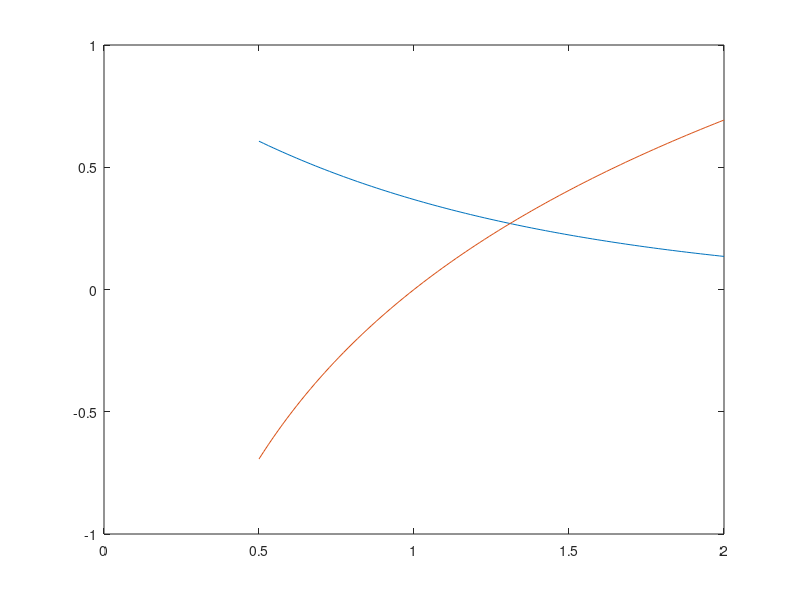

The MATLAB script that drew this image: (Note: this script raises an error after producing the figure.)
%% MatLab exercícios
% 

clear,clc %limpar variáveis e histórico 
%% 1 Gere uma sequência de números pares com início em 4 e a terminar no número 100.

4:2:100
%% 2 Gere uma sequência numérica decrescente com início em 5 e a terminar em -5.

5:-1:-5
%% 3 Gere uma sequência numérica com 100 elementos pertencentes ao intervalo [0 ... 1].

linspace(0,1,100)
%% 4 Considere uma matriz A com 20 linhas e 30 colunas. Construa um comando que permita extrair para uma matriz B uma sub-matriz de A constituída pelas linhas de 10 a 15 e as colunas de 9 a 12.

A = round(rand(20,30)*10)
B=A(10:15,9:12)
%% 5 Gere uma sequência de números múltiplos de 3 compreendidos entre 100 e 132, dispostos num vector por ordem decrescente.

132:-3:100
%% 6 Gere uma sequência a começar em π e a acabar em −π com um passo de −π/15.

pi:-pi/15:-pi
%% 7 Calcule o seno, o coseno, a tangente, a raíz quadrada e a raíz cúbica de π/2

a = pi/2;
sin(a), cos(a), tan(a), sqrt(a), a^(1/3)
%% 8 Calcule o logaritmo e a raíz quadrada de -1.

log10(sqrt(-1))
%% 9 Calcule o valor da função e^x em 100 pontos do intervalo [−1 ... 1].

x=linspace(-1,1,100);
exp(x)
%% 10 Calcule o valor da função sin(x + pi/10) ∗ cos(x) em 100 pontos do intevalo [−π...π].

x=x*pi;
sin(x + pi/10).*cos(x)
%% 11 Calcule o produto dos polinómios x6 + 10 e x2 − 2x + 3.

p1= [1 0 0 0 0 0 10];
p2= [1 -2 3];
conv(p1,p2)
%% 12 Obtenha o polinómio cujas raízes são os números inteiros 1, 2 e 3

r=[1 2 3];
poly(r)
%% 13 Calcule os zeros do seguinte polinómio p(x) = x3 + 4x2 − 3x + 1. Calcule o valor do polinómio em 100 pontos da forma x = ejω com ω ∈ [0 ... 2π].

p = [1 4 -3 1];
roots(p)
w=linspace(0,2*pi,100);
x=exp(j*w);
x.^3 + 4.*x.^2-3.*x + 1
%% 14 Calcule o valor do módulo do quociente 1 x3+1 em 100 pontos da forma x = (−2)w com w ∈ [0 ... 3].

w = linspace(0,3,100);
x=(-2).^w;
1./(x.^3+1)
%% 15 Crie uma matriz 3 × 3 em que todos os elementos são iguais a 3.

ones(3)*3
%% 16 Crie um vector coluna com 100 elementos aleatórios com uma distribuição uniforme.

sort(round(10*rand(100,1)))
%% 17 Crie uma matriz 4 × 4 em que todos os elementos são iguais a 1 + j2.  

ones(4).*(1+j*2)
%% 18 Com a função eye crie uma matriz diagonal 4 × 4 em que todos os elementos da diagonal são iguais a 3

eye(4)*3
%% 19 Construa um vector com 128 elementos com a sequinte sequência: [0 1 0 −1 0 1 ··· 0 −1]

x = 0:1:127;
round(sin((pi/2)*x))
%% 20 Crie uma matriz com dimensão 4 × 4 em que cada coluna seja o vector v = [1, 2, 3, 4].

v = [1, 2, 3, 4];
A=ones(4).*v;
A=rot90(A,-1)
clear,clc %% limpar variáveis e histórico novamente
%% 21 Forme a matriz quadrada com dimensão 6 × 6 constituída por quatro blocos em que os elementos de cada bloco sejam "um” ou zero, tal como é ilustrado na seguinte matriz:
% 

[ones(4) zeros(4); zeros(4) ones(4)]
%% 22 Gere uma matriz com dimensão 8×8 constituída por números aleatórios obtidos com a função randn, e obtenha uma sub-matriz constituída pelas colunas de índice ímpar utilizando a técnica de remoção de colunas.

A=randn(8)
A(:,[2:2:8])=[]
%% 23 Resolva o exercício anterior utilizando uma solução sem "[]”.

A=randn(8)
A=A(:,[1:2:8])
%% 24 Gere um vector com todos os números inteiros de 1 a 101 e elinine os elementos pares.

v=1:1:101;
v(2:2:101)=[]
%% 25 Faça o plot da função seno para dois períodos.

x=0:pi/100:2*pi;
plot(x,sin(2.*x))
xlim([0.00 6.28])
ylim([-1.00 1.00])
%% 26 Compare o gráfico da função seno com o da função coseno para ângulos entre 0 e 2π e um passo de pi/150. O seno deve ser representado por círculos azuis e o coseno por uma linha verde a cheio.

w=0:pi/150:2*pi;
x1= sin(w);
x2= cos(w);
plot(w,x1,'b--o',w,x2,'g')
legend('sin','cos')
%% 27 Desenhe o gráfico da função sin (θ) /θ com θ a variar de −2π a 2π e passos de π/10.

x = -2*pi:pi/10:2*pi;
y= sin(x)./x;
plot(x,y)
xlim([-7.9 8.1])
ylim([-0.32 1.08])
%% 28 Visualize o gráfico da função e−x para 100 valores de x ∈ [0 ... 5].

x = linspace(0,5,100);
y= exp(x);
plot(x,y)
%% 29 Visualize o gráfico da função e−x para 100 valores de x ∈ [0 ... 5].

y= exp(-x);
plot(x,y)
%% 30 Visualize o gráfico da função loge x para valores de x ∈ [1 ... 5].

y= log(x);
plot(x,y)
%% 31 Construa uma matriz X em que a primeira coluna é constituída com 100 valores da função ex e a segunda coluna por 100 valores da função loge x para o intervalo x ∈ [1 ... 2]. Execute o comando plot(X).

x=linspace(1,2,100);
X=[exp(x);log(x)];
plot(X)
%% 32 Determine graficamente uma solução aproximada da equação loge x = e−x. Utilize para a análise o intervalo [0.5 ... 2].

x=linspace(0.5,2,100);
X1=exp(-x);
X2=log(x);
plot(x,X1,x,X2)

ax = gca;
chart = ax.Children(1);
datatip(chart,1.303,0.2647);
%% 33 Desenhe no mesmo gráfico a função eαx em que a variável α toma os seguintes valores α ∈ [1, 1.1, 1.2, 1.3, 1.4, 1.5] e a variável x ∈ [0.1 ... 1].

x=0:0.1:1;
alpha = [1, 1.1, 1.2, 1.3, 1.4, 1.5];

for k=1:length(alpha)
y= exp(alpha(k).*x);
plot(x,y)
hold on
end
hold off
%% 34 Visualize o gráfico da função log10 x utilizando uma escala logarítmica para o eixo horizontal. Utilize 100 pontos na gama [10^−5 : 10^5].

x=linspace(1e-5,1e5,100);
y=log10(x);
plot(log10(x),y)
%% 35 Visualize em gráfico a parte real e a parte imaginária da função e^jω, para valores de ω ∈ [0 ... 2π] e passo de π/10.

w = 0:pi/10:2*pi;
plot(exp(j*w),'-o')
%% 36 Execute a sequência anterior de comandos e guarde as variáveis A e b em formato ASCII para um ficheiro com o nome teste.txt. Edite o conteúdo desse ficheiro com o Notepad. Repita a operação para o ficheiro gerado com save ficheiro A b.

A = rand(2);
b = rand(1,3);
save teste A b
clear A b
load teste
save teste.txt A b -ascii
load teste -mat A

%% 37 Após ter criado as variáveis A e b tal como é indicado no texto, execute o comando whos e compare a memória ocupada por cada uma delas. Visualize a variável b nos seguintes formatos numéricos: long, short e e long e. Finalmente, apague as variáveis e verifique com o comando whos.

whos
int8(b), double(b)
clear A b
%% 38 Construa um vector linha x constituído pelos números inteiros pares pertencentes ao intervalo [1 ... 8]. Calcule os valores próprios da matriz resultante do produto xT x.

x= 2:2:8;
eig(x'*x)
%% 39 Resolva o seguinte sistema de equações com o Matlab

A=[1 2 -1;2 -7 0;-1 0 2];
b=[10 -1 0];
b=rot90(b,-1);
inv(A)*b
clear, clc % limpar variáveis e histórico novamente
%% 40 Considere o seguinte sistema de equações

A=[1 2 -1;2 4 -2;-1 0 2];
b=[0 2 1];
b=rot90(b,-1);
inv(A)*b
%% 41 Verifique que fazendo o produto matricial entre um vector coluna v e um vector linha preenchido com um número n de uns, se obtém uma matriz com n colunas iguais a v

u=ones(1,10);
v=ones(10,1);
v*u
%% 42

A=rand(4)+1
eig(A)
A.^20
(A/20)^20
%% 43 Crie uma matriz com três colunas e coloque em cada uma delas as seguintes funções: sin(x), cos(x) e sin(x)*cos(x). O argumento x deverá ser um vector a começar em 0 e a acabar em 2 × π, com um passo de π/100

x=0:pi/100:2*pi;
A=[sin(x);cos(x);sin(x).*cos(x)];
A=rot90(A,-1)
%% 44 Desenhe o gráfico da função sin ¡ x2¢ utilizando o mesmo argumento que no exercício anterior.

plot(A(:,1))
%% 45 A função abs dá como resultado o módulo de um número complexo e a função angle o seu argumento. Construa um gráfico do módulo e argumento da seguinte função y (ω) = ω × ejω em que ω varia de 0 a 8π com passos de π/40. Desenhe igualmente um gráfico da parte real versus a parte imaginária.

w=0:pi/40:8*pi;
y=w.*exp(j.*w)

plot(angle(y),abs(y))
plot(imag(y),real(y))
%% 46 Gere um vector com um milhão de amostras obtidas com a função rand. Calcule a sua média, desvio padrão e visualize o seu histograma com 100 classes.

v=rand(1,1000000);
mean(v)
std(v)
hist(v,100)
%% 47 Gere agora um vector com um milhão de amostras com a função randn. Calcule a sua média, desvio padrão e visualize o seu histograma com 100 classes. Quais as diferenças em relação ao exemplo anterior?

v=randn(1,1000000);
mean(v)
std(v)
hist(v,100)
%% 
% Observa-se uma distribuição com decaimento exponecial
%% 48 Gere uma sequência com 100 elementos iguais à unidade e calcule a sua média e desvio padrão.

x=ones(1,100);
mean(x)
std(x)
%% 49 Gere a sequência {1, 2, 3,..., 9, 10} e extraia os números maiores que 4.

x=1:1:10;
find(x>4)
%% 50 Gere uma sequência aleatória com distribuição normal e elimine os elementos negativos.

x=randn(1,10)
x(x<0)=[]
%% 51 Gere uma sequência aleatória com distribuição normal e calcule o número de elementosnegativos.

x=randn(1,10)
c=(x<0);
n=mean(c)*length(x)
%% 52 Gere um sinal aleatório com distribuição uniforme e com 1000 amostras. Obtenha o número de amostras com uma amplitude superior a 0.9. Calcule em seguida o número de amostras cujo módulo possui uma amplitude entre 0.5 e 0.7.

x = sort(rand(1,1000));
x(x>0.9)

c=(0.5<x<0.7);
n=mean(c)*length(x)
%% 53 Gere um vector x com 1000 elementos utilizando a função rand. Extraia para um outro vector todos os elementos de x menores que 0.3. Utilize as instruções for e if.

x=rand(1,1000);
a=1;
for k=1:length(x)
    if x(k)<0.3
        m(a)=x(k);
        a=a+1;
    end
end
disp(m)
%% 54

x=linspace(0,2,100);
n=1:1:10;
alpha=1+0.1*n;
A=ones(100,10);

for k=1:length(alpha)
y= exp(alpha(k).*x);
A(:,k)=y;
end

mesh(A)
%% 55 A expansão em série de Taylor

x=linspace(0,2*pi,100);
y1=sin(x);
n=[1 3 5 7 9];

y2 = x - (x.^3)./factorial(3)+(x.^5)./factorial(5)-(x.^7)./factorial(7)+(x.^9)./factorial(9)-(x.^11)./factorial(11);

plot(x,y1,x,y2)
%% 56 Usando a instrução for, construa uma matriz de 10 × 10 em que cada coluna é um vector v cujos elementos são os números inteiros de 1 a 101 .

A=ones(10);

for k1=1:10
    
for k2=1:10
    A(k2,k1)=k2;
end

end
disp(A)

%% 57 Gere um vector com 32000 elementos utilizando a função randn. Ouça o sinal criado utilizando uma frequência de amostragem de 32000Hz.

fs= 32000; % Frequência de amostragem
x= randn(1,32000);
sound(x,fs);
%% 58 Gere a sinusóide de 1000Hz do exemplo dado e ouça-a com a frequência de amostragem de 8000Hz. Reproduza agora a sinusóide com as seguintes frequências de amostragem: 4000, 16000, 44100.

fs= [8000 4000 16000 44100];
for k=1:4
Ts= 1/fs(k);
t= 0:Ts:1;
x= sin(2*pi*1000*t);
sound(x,fs(k));
pause(2)
end
%% 59 Gere um sinal constituído por 5000 elementos 1 e -1 dispostos alternadamente. Reproduza esse sinal com a função sound utilizando uma frequência de amostragem de 8000Hz.

x=1:1:5000
y= sin((pi/2)*x);
sound(y,8000);
%% 60 Obtenha uma matriz com 50 colunas em que cada coluna contém um período da função seno amostrada em 50 pontos.

A=ones(50);
w=0:pi/24.5:2*pi;
x1= sin(w);

for k1=1:50
    
for k2=1:50
    A(k2,k1)=x1(k2);
end

end
disp(A)
%% 61 Gere uma sequência com 10000 valores aleatórios com distribuição uniforme e guarde num vector apenas os que possuem amplitude superior a 0.9. Coloque noutro vector os índices das amostras anteriores.

clear m n
x=rand(1,1000);
a=1;
for k=1:length(x)
    if x(k)>0.9
        m(a)=x(k);
        a=a+1;
    end
end
a=1;
for k=1:length(x)
    if x(k)<=0.9
        n(a)=x(k);
        a=a+1;
    end
end
disp(m)
disp(n)
%% 62 Obtenha o gráfico da função sin(x)/x variando o argumento entre -100 e 100 com passos de 0.1.

x = -100:0.1:100;
y= sin(x)./x;
plot(x,y)